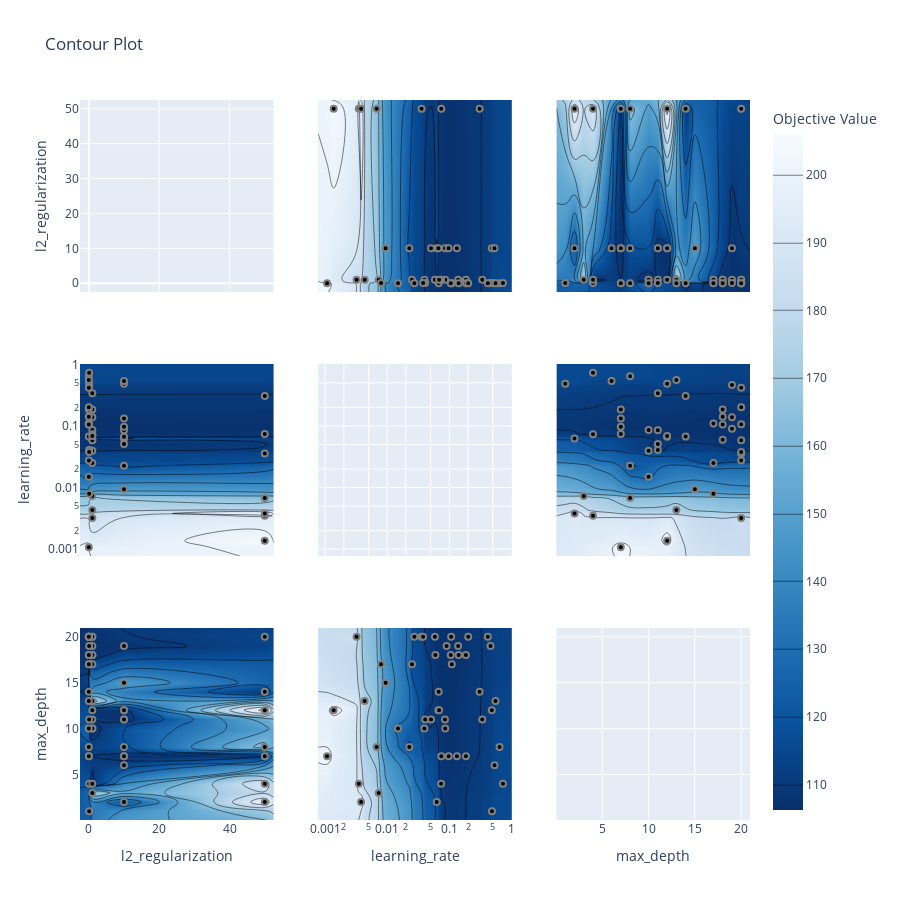

The notebook cell this image was saved under:
### Markdown cell above
**How relevant was the definition of the search space?**

To answer this question, we can use `optuna.visualization.plot_contour()`, which generates **contour plots** showing how the objective value varies with different hyperparameter values.

By default, the function returns a contour plot for **each pair of hyperparameters**, but you can also provide **specific pairs** to focus on the relationship between particular parameters.

### Code cell
# Contour plot to see the relationship between hyperparameters and objective value
optuna.visualization.plot_contour(study=study).update_layout(width=900, height=900)

### Figure 1 — Plotly figure (JSON) as saved in the notebook; plotly's stock layout.template omitted (floating-point values rounded to 4 significant figures; data arrays with more than 128 entries replaced by an {"elided": "..."} marker saying what was removed)
{"data": [{"type": "scatter", "xaxis": "x", "yaxis": "y"}, {"colorbar": {"title": {"text": "Objective Value"}}, "colorscale": [[0, "rgb(247,251,255)"], [0.125, "rgb(222,235,247)"], [0.25, "rgb(198,219,239)"], [0.375, "rgb(158,202,225)"], [0.5, "rgb(107,174,214)"], [0.625, "rgb(66,146,198)"], [0.75, "rgb(33,113,181)"], [0.875, "rgb(8,81,156)"], [1, "rgb(8,48,107)"]], "connectgaps": true, "contours": {"coloring": "heatmap"}, "hoverinfo": "none", "line": {"smoothing": 1.3}, "reversescale": true, "showscale": true, "type": "contour", "x": [-2.5, 0, 0.1, 1, 10, 50, 52.5], "xaxis": "x4", "y": [0.000773, 0.001071, 0.001372, 0.003205, 0.003482, 0.003793, 0.004328, 0.00676, 0.007296, 0.007942, 0.009405, 0.01492, 0.02267, 0.02506, 0.02736, 0.03566, 0.03784, 0.03973, 0.04085, 0.05072, 0.05863, 0.05968, 0.06268, 0.06656, 0.06739, 0.06842, 0.07367, 0.07431, 0.08512, 0.08595, 0.09041, 0.09739, 0.1054, 0.107, 0.1096, 0.1325, 0.1388, 0.1412, 0.1849, 0.1853, 0.2015, 0.3076, 0.3392, 0.418, 0.4617, 0.4833, 0.4857, 0.5347, 0.5553, 0.6436, 0.7318, 1.014], "yaxis": "y4", "z": {"elided": "52x7 float values"}}, {"marker": {"color": "black", "line": {"color": "Gray", "width": 2}}, "mode": "markers", "name": "Feasible Trial", "showlegend": false, "type": "scatter", "x": [0, 1, 50, 1, 50, 0.1, 0.1, 0.1, 50, 50, 1, 1, 1, 1, 1, 50, 1, 10, 50, 10, 1, 0.1, 0, 0, 0, 10, 0, 0.1, 1, 0, 1, 1, 0.1, 10, 10, 10, 10, 50, 10, 10, 0, 1, 0, 0, 0, 0, 0, 10, 10, 0], "xaxis": "x4", "y": [0.6436, 0.05968, 0.003482, 0.007296, 0.001372, 0.007942, 0.4857, 0.7318, 0.003793, 0.00676, 0.1849, 0.1388, 0.02506, 0.08595, 0.03973, 0.3076, 0.3392, 0.06268, 0.03566, 0.009405, 0.003205, 0.4617, 0.107, 0.06739, 0.02736, 0.09041, 0.418, 0.04085, 0.07367, 0.001071, 0.004328, 0.05863, 0.03784, 0.08512, 0.06656, 0.09739, 0.4833, 0.07431, 0.1325, 0.02267, 0.01492, 0.06842, 0.1096, 0.1412, 0.1853, 0.1054, 0.5553, 0.05072, 0.5347, 0.2015], "yaxis": "y4"}, {"colorbar": {"title": {"text": "Objective Value"}}, "colorscale": [[0, "rgb(247,251,255)"], [0.125, "rgb(222,235,247)"], [0.25, "rgb(198,219,239)"], [0.375, "rgb(158,202,225)"], [0.5, "rgb(107,174,214)"], [0.625, "rgb(66,146,198)"], [0.75, "rgb(33,113,181)"], [0.875, "rgb(8,81,156)"], [1, "rgb(8,48,107)"]], "connectgaps": true, "contours": {"coloring": "heatmap"}, "hoverinfo": "none", "line": {"smoothing": 1.3}, "reversescale": true, "showscale": false, "type": "contour", "x": [-2.5, 0, 0.1, 1, 10, 50, 52.5], "xaxis": "x7", "y": [0.05, 1, 2, 3, 4, 6, 7, 8, 10, 11, 12, 13, 14, 15, 17, 18, 19, 20, 20.95], "yaxis": "y7", "z": {"elided": "19x7 float values"}}, {"marker": {"color": "black", "line": {"color": "Gray", "width": 2}}, "mode": "markers", "name": "Feasible Trial", "showlegend": false, "type": "scatter", "x": [0, 1, 50, 1, 50, 0.1, 0.1, 0.1, 50, 50, 1, 1, 1, 1, 1, 50, 1, 10, 50, 10, 1, 0.1, 0, 0, 0, 10, 0, 0.1, 1, 0, 1, 1, 0.1, 10, 10, 10, 10, 50, 10, 10, 0, 1, 0, 0, 0, 0, 0, 10, 10, 0], "xaxis": "x7", "y": [8, 18, 4, 3, 12, 17, 1, 4, 2, 8, 18, 19, 17, 10, 10, 14, 11, 2, 20, 15, 20, 19, 20, 14, 20, 19, 20, 11, 4, 7, 13, 20, 20, 11, 12, 7, 12, 7, 7, 8, 10, 12, 17, 18, 7, 18, 13, 11, 6, 20], "yaxis": "y7"}, {"colorbar": {"title": {"text": "Objective Value"}}, "colorscale": [[0, "rgb(247,251,255)"], [0.125, "rgb(222,235,247)"], [0.25, "rgb(198,219,239)"], [0.375, "rgb(158,202,225)"], [0.5, "rgb(107,174,214)"], [0.625, "rgb(66,146,198)"], [0.75, "rgb(33,113,181)"], [0.875, "rgb(8,81,156)"], [1, "rgb(8,48,107)"]], "connectgaps": true, "contours": {"coloring": "heatmap"}, "hoverinfo": "none", "line": {"smoothing": 1.3}, "reversescale": true, "showscale": false, "type": "contour", "x": [0.000773, 0.001071, 0.001372, 0.003205, 0.003482, 0.003793, 0.004328, 0.00676, 0.007296, 0.007942, 0.009405, 0.01492, 0.02267, 0.02506, 0.02736, 0.03566, 0.03784, 0.03973, 0.04085, 0.05072, 0.05863, 0.05968, 0.06268, 0.06656, 0.06739, 0.06842, 0.07367, 0.07431, 0.08512, 0.08595, 0.09041, 0.09739, 0.1054, 0.107, 0.1096, 0.1325, 0.1388, 0.1412, 0.1849, 0.1853, 0.2015, 0.3076, 0.3392, 0.418, 0.4617, 0.4833, 0.4857, 0.5347, 0.5553, 0.6436, 0.7318, 1.014], "xaxis": "x2", "y": [-2.5, 0, 0.1, 1, 10, 50, 52.5], "yaxis": "y2", "z": {"elided": "7x52 float values"}}, {"marker": {"color": "black", "line": {"color": "Gray", "width": 2}}, "mode": "markers", "name": "Feasible Trial", "showlegend": false, "type": "scatter", "x": [0.6436, 0.05968, 0.003482, 0.007296, 0.001372, 0.007942, 0.4857, 0.7318, 0.003793, 0.00676, 0.1849, 0.1388, 0.02506, 0.08595, 0.03973, 0.3076, 0.3392, 0.06268, 0.03566, 0.009405, 0.003205, 0.4617, 0.107, 0.06739, 0.02736, 0.09041, 0.418, 0.04085, 0.07367, 0.001071, 0.004328, 0.05863, 0.03784, 0.08512, 0.06656, 0.09739, 0.4833, 0.07431, 0.1325, 0.02267, 0.01492, 0.06842, 0.1096, 0.1412, 0.1853, 0.1054, 0.5553, 0.05072, 0.5347, 0.2015], "xaxis": "x2", "y": [0, 1, 50, 1, 50, 0.1, 0.1, 0.1, 50, 50, 1, 1, 1, 1, 1, 50, 1, 10, 50, 10, 1, 0.1, 0, 0, 0, 10, 0, 0.1, 1, 0, 1, 1, 0.1, 10, 10, 10, 10, 50, 10, 10, 0, 1, 0, 0, 0, 0, 0, 10, 10, 0], "yaxis": "y2"}, {"type": "scatter", "xaxis": "x5", "yaxis": "y5"}, {"colorbar": {"title": {"text": "Objective Value"}}, "colorscale": [[0, "rgb(247,251,255)"], [0.125, "rgb(222,235,247)"], [0.25, "rgb(198,219,239)"], [0.375, "rgb(158,202,225)"], [0.5, "rgb(107,174,214)"], [0.625, "rgb(66,146,198)"], [0.75, "rgb(33,113,181)"], [0.875, "rgb(8,81,156)"], [1, "rgb(8,48,107)"]], "connectgaps": true, "contours": {"coloring": "heatmap"}, "hoverinfo": "none", "line": {"smoothing": 1.3}, "reversescale": true, "showscale": false, "type": "contour", "x": [0.000773, 0.001071, 0.001372, 0.003205, 0.003482, 0.003793, 0.004328, 0.00676, 0.007296, 0.007942, 0.009405, 0.01492, 0.02267, 0.02506, 0.02736, 0.03566, 0.03784, 0.03973, 0.04085, 0.05072, 0.05863, 0.05968, 0.06268, 0.06656, 0.06739, 0.06842, 0.07367, 0.07431, 0.08512, 0.08595, 0.09041, 0.09739, 0.1054, 0.107, 0.1096, 0.1325, 0.1388, 0.1412, 0.1849, 0.1853, 0.2015, 0.3076, 0.3392, 0.418, 0.4617, 0.4833, 0.4857, 0.5347, 0.5553, 0.6436, 0.7318, 1.014], "xaxis": "x8", "y": [0.05, 1, 2, 3, 4, 6, 7, 8, 10, 11, 12, 13, 14, 15, 17, 18, 19, 20, 20.95], "yaxis": "y8", "z": {"elided": "19x52 float values"}}, {"marker": {"color": "black", "line": {"color": "Gray", "width": 2}}, "mode": "markers", "name": "Feasible Trial", "showlegend": false, "type": "scatter", "x": [0.6436, 0.05968, 0.003482, 0.007296, 0.001372, 0.007942, 0.4857, 0.7318, 0.003793, 0.00676, 0.1849, 0.1388, 0.02506, 0.08595, 0.03973, 0.3076, 0.3392, 0.06268, 0.03566, 0.009405, 0.003205, 0.4617, 0.107, 0.06739, 0.02736, 0.09041, 0.418, 0.04085, 0.07367, 0.001071, 0.004328, 0.05863, 0.03784, 0.08512, 0.06656, 0.09739, 0.4833, 0.07431, 0.1325, 0.02267, 0.01492, 0.06842, 0.1096, 0.1412, 0.1853, 0.1054, 0.5553, 0.05072, 0.5347, 0.2015], "xaxis": "x8", "y": [8, 18, 4, 3, 12, 17, 1, 4, 2, 8, 18, 19, 17, 10, 10, 14, 11, 2, 20, 15, 20, 19, 20, 14, 20, 19, 20, 11, 4, 7, 13, 20, 20, 11, 12, 7, 12, 7, 7, 8, 10, 12, 17, 18, 7, 18, 13, 11, 6, 20], "yaxis": "y8"}, {"colorbar": {"title": {"text": "Objective Value"}}, "colorscale": [[0, "rgb(247,251,255)"], [0.125, "rgb(222,235,247)"], [0.25, "rgb(198,219,239)"], [0.375, "rgb(158,202,225)"], [0.5, "rgb(107,174,214)"], [0.625, "rgb(66,146,198)"], [0.75, "rgb(33,113,181)"], [0.875, "rgb(8,81,156)"], [1, "rgb(8,48,107)"]], "connectgaps": true, "contours": {"coloring": "heatmap"}, "hoverinfo": "none", "line": {"smoothing": 1.3}, "reversescale": true, "showscale": false, "type": "contour", "x": [0.05, 1, 2, 3, 4, 6, 7, 8, 10, 11, 12, 13, 14, 15, 17, 18, 19, 20, 20.95], "xaxis": "x3", "y": [-2.5, 0, 0.1, 1, 10, 50, 52.5], "yaxis": "y3", "z": {"elided": "7x19 float values"}}, {"marker": {"color": "black", "line": {"color": "Gray", "width": 2}}, "mode": "markers", "name": "Feasible Trial", "showlegend": false, "type": "scatter", "x": [8, 18, 4, 3, 12, 17, 1, 4, 2, 8, 18, 19, 17, 10, 10, 14, 11, 2, 20, 15, 20, 19, 20, 14, 20, 19, 20, 11, 4, 7, 13, 20, 20, 11, 12, 7, 12, 7, 7, 8, 10, 12, 17, 18, 7, 18, 13, 11, 6, 20], "xaxis": "x3", "y": [0, 1, 50, 1, 50, 0.1, 0.1, 0.1, 50, 50, 1, 1, 1, 1, 1, 50, 1, 10, 50, 10, 1, 0.1, 0, 0, 0, 10, 0, 0.1, 1, 0, 1, 1, 0.1, 10, 10, 10, 10, 50, 10, 10, 0, 1, 0, 0, 0, 0, 0, 10, 10, 0], "yaxis": "y3"}, {"colorbar": {"title": {"text": "Objective Value"}}, "colorscale": [[0, "rgb(247,251,255)"], [0.125, "rgb(222,235,247)"], [0.25, "rgb(198,219,239)"], [0.375, "rgb(158,202,225)"], [0.5, "rgb(107,174,214)"], [0.625, "rgb(66,146,198)"], [0.75, "rgb(33,113,181)"], [0.875, "rgb(8,81,156)"], [1, "rgb(8,48,107)"]], "connectgaps": true, "contours": {"coloring": "heatmap"}, "hoverinfo": "none", "line": {"smoothing": 1.3}, "reversescale": true, "showscale": false, "type": "contour", "x": [0.05, 1, 2, 3, 4, 6, 7, 8, 10, 11, 12, 13, 14, 15, 17, 18, 19, 20, 20.95], "xaxis": "x6", "y": [0.000773, 0.001071, 0.001372, 0.003205, 0.003482, 0.003793, 0.004328, 0.00676, 0.007296, 0.007942, 0.009405, 0.01492, 0.02267, 0.02506, 0.02736, 0.03566, 0.03784, 0.03973, 0.04085, 0.05072, 0.05863, 0.05968, 0.06268, 0.06656, 0.06739, 0.06842, 0.07367, 0.07431, 0.08512, 0.08595, 0.09041, 0.09739, 0.1054, 0.107, 0.1096, 0.1325, 0.1388, 0.1412, 0.1849, 0.1853, 0.2015, 0.3076, 0.3392, 0.418, 0.4617, 0.4833, 0.4857, 0.5347, 0.5553, 0.6436, 0.7318, 1.014], "yaxis": "y6", "z": {"elided": "52x19 float values"}}, {"marker": {"color": "black", "line": {"color": "Gray", "width": 2}}, "mode": "markers", "name": "Feasible Trial", "showlegend": false, "type": "scatter", "x": [8, 18, 4, 3, 12, 17, 1, 4, 2, 8, 18, 19, 17, 10, 10, 14, 11, 2, 20, 15, 20, 19, 20, 14, 20, 19, 20, 11, 4, 7, 13, 20, 20, 11, 12, 7, 12, 7, 7, 8, 10, 12, 17, 18, 7, 18, 13, 11, 6, 20], "xaxis": "x6", "y": [0.6436, 0.05968, 0.003482, 0.007296, 0.001372, 0.007942, 0.4857, 0.7318, 0.003793, 0.00676, 0.1849, 0.1388, 0.02506, 0.08595, 0.03973, 0.3076, 0.3392, 0.06268, 0.03566, 0.009405, 0.003205, 0.4617, 0.107, 0.06739, 0.02736, 0.09041, 0.418, 0.04085, 0.07367, 0.001071, 0.004328, 0.05863, 0.03784, 0.08512, 0.06656, 0.09739, 0.4833, 0.07431, 0.1325, 0.02267, 0.01492, 0.06842, 0.1096, 0.1412, 0.1853, 0.1054, 0.5553, 0.05072, 0.5347, 0.2015], "yaxis": "y6"}, {"type": "scatter", "xaxis": "x9", "yaxis": "y9"}], "layout": {"height": 900, "title": {"text": "Contour Plot"}, "width": 900, "xaxis": {"anchor": "y", "domain": [0, 0.2889], "matches": "x7", "range": [-2.5, 52.5], "showticklabels": false}, "xaxis2": {"anchor": "y2", "domain": [0.3556, 0.6444], "matches": "x8", "range": [-3.112, 0.006112], "showticklabels": false, "type": "log"}, "xaxis3": {"anchor": "y3", "domain": [0.7111, 1], "matches": "x9", "range": [0.05, 20.95], "showticklabels": false}, "xaxis4": {"anchor": "y4", "domain": [0, 0.2889], "matches": "x7", "range": [-2.5, 52.5], "showticklabels": false}, "xaxis5": {"anchor": "y5", "domain": [0.3556, 0.6444], "matches": "x8", "range": [-3.112, 0.006112], "showticklabels": false, "type": "log"}, "xaxis6": {"anchor": "y6", "domain": [0.7111, 1], "matches": "x9", "range": [0.05, 20.95], "showticklabels": false}, "xaxis7": {"anchor": "y7", "domain": [0, 0.2889], "range": [-2.5, 52.5], "title": {"text": "l2_regularization"}}, "xaxis8": {"anchor": "y8", "domain": [0.3556, 0.6444], "range": [-3.112, 0.006112], "title": {"text": "learning_rate"}, "type": "log"}, "xaxis9": {"anchor": "y9", "domain": [0.7111, 1], "range": [0.05, 20.95], "title": {"text": "max_depth"}}, "yaxis": {"anchor": "x", "domain": [0.7333, 1], "range": [-2.5, 52.5], "title": {"text": "l2_regularization"}}, "yaxis2": {"anchor": "x2", "domain": [0.7333, 1], "matches": "y", "range": [-2.5, 52.5], "showticklabels": false}, "yaxis3": {"anchor": "x3", "domain": [0.7333, 1], "matches": "y", "range": [-2.5, 52.5], "showticklabels": false}, "yaxis4": {"anchor": "x4", "domain": [0.3667, 0.6333], "range": [-3.112, 0.006112], "title": {"text": "learning_rate"}, "type": "log"}, "yaxis5": {"anchor": "x5", "domain": [0.3667, 0.6333], "matches": "y4", "range": [-3.112, 0.006112], "showticklabels": false, "type": "log"}, "yaxis6": {"anchor": "x6", "domain": [0.3667, 0.6333], "matches": "y4", "range": [-3.112, 0.006112], "showticklabels": false, "type": "log"}, "yaxis7": {"anchor": "x7", "domain": [0, 0.2667], "range": [0.05, 20.95], "title": {"text": "max_depth"}}, "yaxis8": {"anchor": "x8", "domain": [0, 0.2667], "matches": "y7", "range": [0.05, 20.95], "showticklabels": false}, "yaxis9": {"anchor": "x9", "domain": [0, 0.2667], "matches": "y7", "range": [0.05, 20.95], "showticklabels": false}}}
